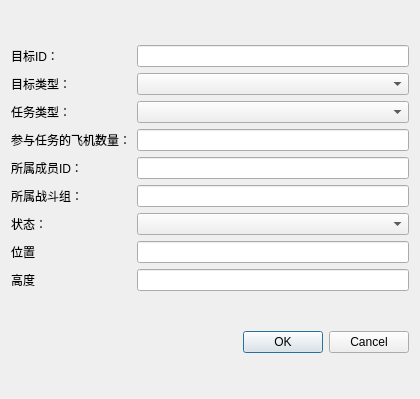
<?xml version="1.0" encoding="UTF-8"?>
<ui version="4.0">
 <class>QDialogTarget</class>
 <widget class="QDialog" name="QDialogTarget">
  <property name="geometry">
   <rect>
    <x>0</x>
    <y>0</y>
    <width>420</width>
    <height>399</height>
   </rect>
  </property>
  <property name="windowTitle">
   <string>Dialog</string>
  </property>
  <layout class="QVBoxLayout" name="verticalLayout">
   <item>
    <layout class="QGridLayout" name="gridLayout">
     <item row="2" column="1">
      <widget class="QComboBox" name="mComboBoxTaskType"/>
     </item>
     <item row="1" column="0">
      <widget class="QLabel" name="label_2">
       <property name="text">
        <string>目标类型：</string>
       </property>
      </widget>
     </item>
     <item row="0" column="0">
      <widget class="QLabel" name="label">
       <property name="text">
        <string>目标ID：</string>
       </property>
      </widget>
     </item>
     <item row="7" column="1">
      <widget class="QLineEdit" name="mLineEditPosition"/>
     </item>
     <item row="4" column="1">
      <widget class="QLineEdit" name="mLineEditPlaneID"/>
     </item>
     <item row="5" column="1">
      <widget class="QLineEdit" name="mLineEditPlaneGroupID"/>
     </item>
     <item row="3" column="1">
      <widget class="QLineEdit" name="mLineEditPlaneCount"/>
     </item>
     <item row="6" column="0">
      <widget class="QLabel" name="label_7">
       <property name="text">
        <string>状态：</string>
       </property>
      </widget>
     </item>
     <item row="3" column="0">
      <widget class="QLabel" name="label_4">
       <property name="text">
        <string>参与任务的飞机数量：</string>
       </property>
      </widget>
     </item>
     <item row="4" column="0">
      <widget class="QLabel" name="label_5">
       <property name="text">
        <string>所属成员ID：</string>
       </property>
      </widget>
     </item>
     <item row="1" column="1">
      <widget class="QComboBox" name="mComboTargettype"/>
     </item>
     <item row="0" column="1">
      <widget class="QLineEdit" name="mLineEditTargetid"/>
     </item>
     <item row="2" column="0">
      <widget class="QLabel" name="label_3">
       <property name="text">
        <string>任务类型：</string>
       </property>
      </widget>
     </item>
     <item row="7" column="0">
      <widget class="QLabel" name="label_8">
       <property name="text">
        <string>位置</string>
       </property>
      </widget>
     </item>
     <item row="5" column="0">
      <widget class="QLabel" name="label_6">
       <property name="text">
        <string>所属战斗组：</string>
       </property>
      </widget>
     </item>
     <item row="6" column="1">
      <widget class="QComboBox" name="mComboBoxStatic"/>
     </item>
     <item row="8" column="0">
      <widget class="QLabel" name="label_9">
       <property name="text">
        <string>高度</string>
       </property>
      </widget>
     </item>
     <item row="8" column="1">
      <widget class="QLineEdit" name="mLineEditHeight"/>
     </item>
    </layout>
   </item>
   <item>
    <widget class="QDialogButtonBox" name="buttonBox">
     <property name="orientation">
      <enum>Qt::Horizontal</enum>
     </property>
     <property name="standardButtons">
      <set>QDialogButtonBox::Cancel|QDialogButtonBox::Ok</set>
     </property>
    </widget>
   </item>
  </layout>
 </widget>
 <resources/>
 <connections>
  <connection>
   <sender>buttonBox</sender>
   <signal>accepted()</signal>
   <receiver>QDialogTarget</receiver>
   <slot>accept()</slot>
   <hints>
    <hint type="sourcelabel">
     <x>248</x>
     <y>254</y>
    </hint>
    <hint type="destinationlabel">
     <x>157</x>
     <y>274</y>
    </hint>
   </hints>
  </connection>
  <connection>
   <sender>buttonBox</sender>
   <signal>rejected()</signal>
   <receiver>QDialogTarget</receiver>
   <slot>reject()</slot>
   <hints>
    <hint type="sourcelabel">
     <x>316</x>
     <y>260</y>
    </hint>
    <hint type="destinationlabel">
     <x>286</x>
     <y>274</y>
    </hint>
   </hints>
  </connection>
 </connections>
</ui>
